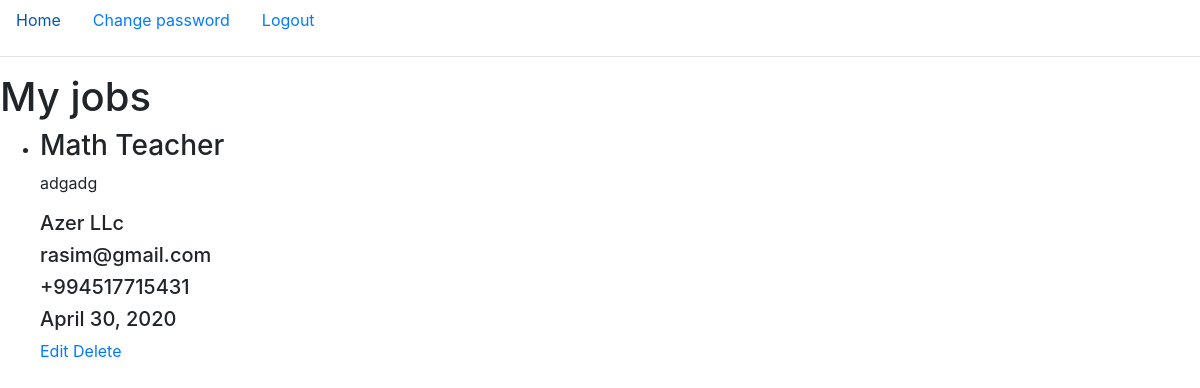
/myjobs/ (signed in), run on an earlier commit of the app's database.
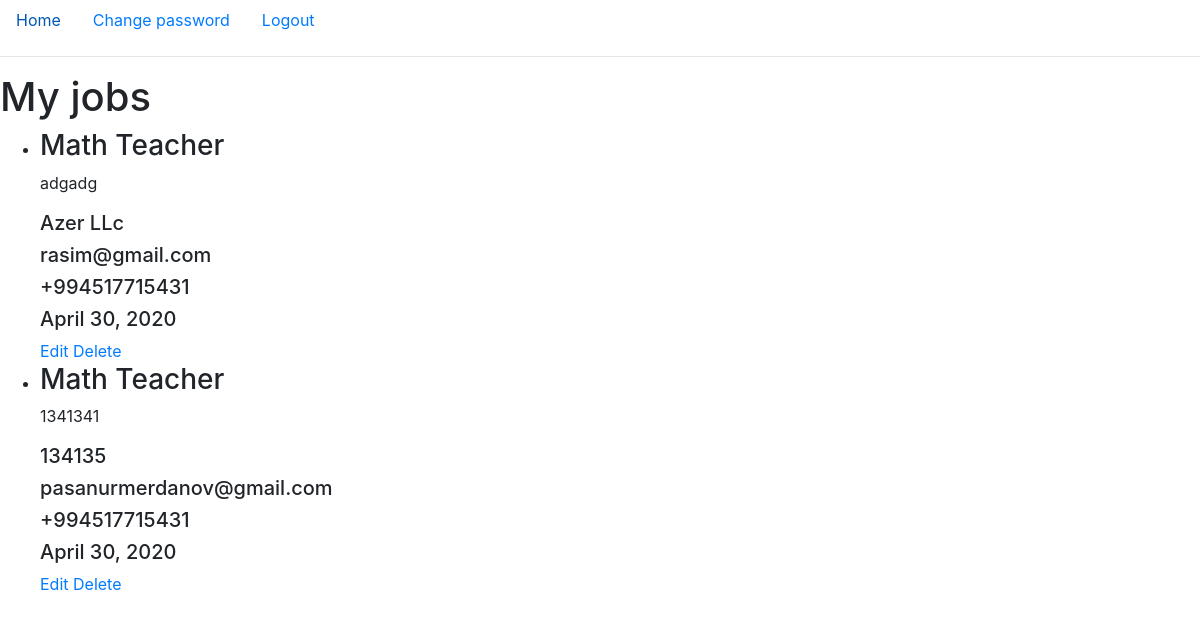
And on a later commit of the database.
### jobs/models.py (models this page shows, shortened)
class Job(models.Model):
    job_name = models.CharField(max_length=20, default="")
    company_name = models.CharField(max_length=20)
    description = models.TextField()
    email = models.EmailField()
    number = models.CharField(max_length=15)
    finished_date = models.DateField()
    user = models.ForeignKey(get_user_model(), on_delete=models.CASCADE,editable=False)
    slug = models.SlugField()

### jobs/views.py (the view)
# urls.py: url(r'^myjobs/?',MyJobs.as_view(),name="myjobs"),
class MyJobs(ListView):
    model = Job
    context_object_name = 'jobs'
    template_name = 'jobs/my_jobs.html'
    def get_queryset(self):
        queryset = Job.objects.filter(user=self.request.user)
        return queryset

### templates/jobs/my_jobs.html
{% extends 'base.html' %}
{% block content %}
    <h1>My jobs</h1>
    <ul>
    {% for job in jobs %}
        <li>
            <h3>{{job.job_name}}</h3>
            <p>{{job.description|truncatechars:60}}</p>
            <h5>{{job.company_name}}</h5>
            <h5>{{job.email}}</h5>
            <h5>{{job.number}}</h5>
            <h5>{{job.finished_date}}</h5>
            <a href={% url 'jobupdate' job.slug %}>Edit</a>
            <a href={% url 'jobdelete' job.slug %}>Delete</a>
        </li>
    {% endfor %}
    </ul>
{% endblock %}

What changed in the data, as far as the page shows it:
added Job: job_name "Math Teacher", description "1341341", company_name "134135", email "pasanurmerdanov@gmail.com", number "+994517715431", finished_date "April 30, 2020"
